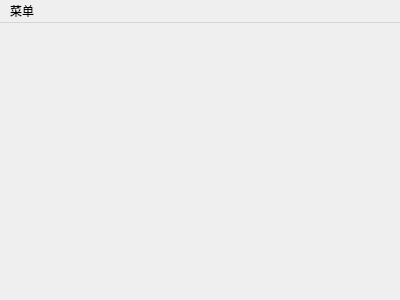
<?xml version="1.0" encoding="UTF-8"?>
<ui version="4.0">
 <class>MainWindow</class>
 <widget class="QMainWindow" name="MainWindow">
  <property name="geometry">
   <rect>
    <x>0</x>
    <y>0</y>
    <width>400</width>
    <height>300</height>
   </rect>
  </property>
  <property name="windowTitle">
   <string>MainWindow</string>
  </property>
  <widget class="QWidget" name="centralWidget"/>
  <widget class="QMenuBar" name="menuBar">
   <property name="geometry">
    <rect>
     <x>0</x>
     <y>0</y>
     <width>400</width>
     <height>21</height>
    </rect>
   </property>
   <widget class="QMenu" name="menu">
    <property name="title">
     <string>菜单</string>
    </property>
    <addaction name="actiontuichu"/>
   </widget>
   <addaction name="menu"/>
  </widget>
  <action name="actiontuichu">
   <property name="text">
    <string>退出</string>
   </property>
  </action>
 </widget>
 <layoutdefault spacing="6" margin="11"/>
 <resources/>
 <connections/>
</ui>
